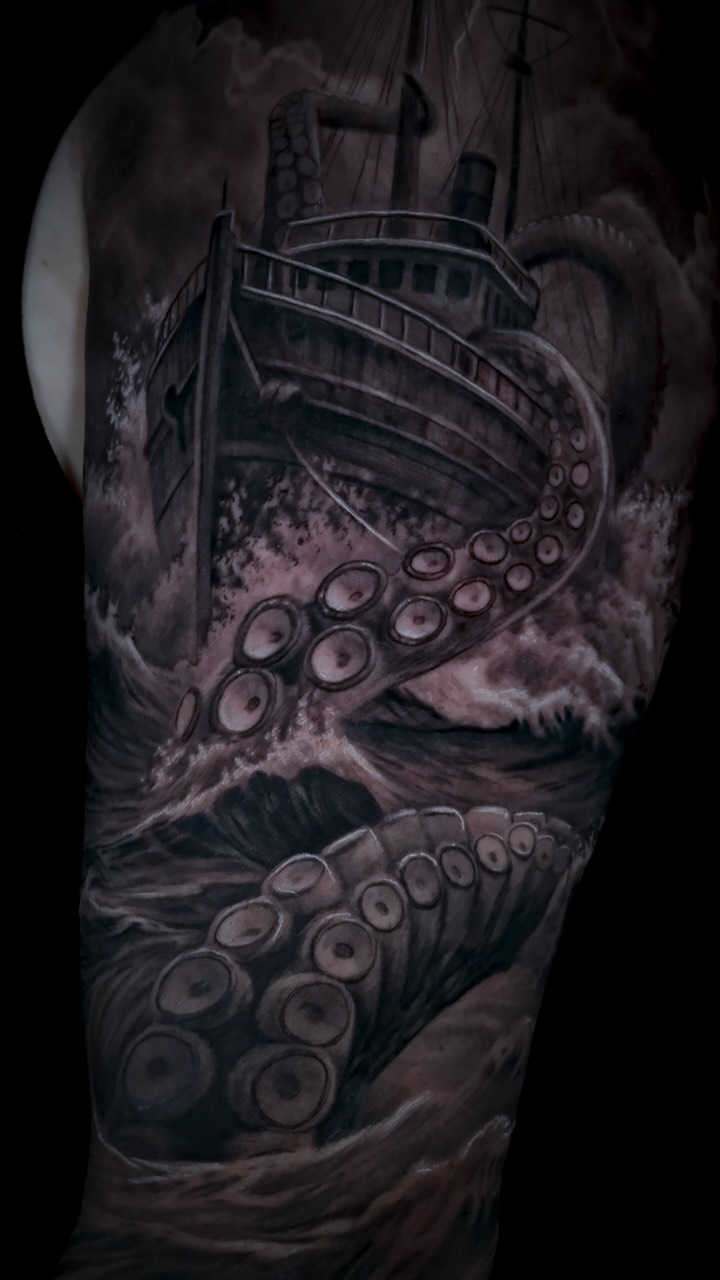
#> input picture assets/tattoo-01.jpg, 720 x 1280 px; its folder holds 4 pictures in this run
$ python refine_tattoo_masks.py
#> lines starting #> are read from the running program, lines starting #| are printed output that depends on the picture; after the words box and inside, x2 and y2 are one past the last pixel; in counts of white or black regions, pixels touching at a corner belong together; pictures that were not available may be replaced by others from this repository, and a replacement may not be noted
#!/usr/bin/env python3
"""Create production tattoo confidence masks from human ROI guidance + source photos.

Human guidance answers WHERE interaction is allowed. This extractor determines
WHICH pixels inside that region behave like tattoo pigment using multiscale
local-darkness analysis. The result is quantized confidence compatible with
js/live.js connected-component thresholds (weak=46, strong=88).
"""
from __future__ import annotations

import json
import math
import re
from pathlib import Path

import cv2
import numpy as np
from PIL import Image, ImageDraw, ImageFont

ROOT = Path(__file__).resolve().parents[1]
GUIDANCE_DIR = ROOT / "assets" / "mask-guidance"
OUTPUT_DIR = ROOT / "assets" / "masks"
QA_DIR = ROOT / "qa" / "tattoo-mask-batch"
INDEX = ROOT / "index.html"
TATTOOS = ("01","02","03","04","05","08","09","12","13","14","15","16","17")


def odd(value: int, floor: int = 3) -> int:
    value = max(floor, int(value))
    return value if value % 2 else value + 1


def read_source(tattoo_id: str) -> np.ndarray:
    path = ROOT / "assets" / f"tattoo-{tattoo_id}.jpg"
    image = cv2.imread(str(path), cv2.IMREAD_COLOR)
    if image is None:
        raise FileNotFoundError(path)
    return image


def read_roi(tattoo_id: str, width: int, height: int) -> np.ndarray:
    path = GUIDANCE_DIR / f"tattoo-{tattoo_id}.mask.png"
    roi = cv2.imread(str(path), cv2.IMREAD_GRAYSCALE)
    if roi is None:
        raise FileNotFoundError(path)
    if roi.shape != (height, width):
        roi = cv2.resize(roi, (width, height), interpolation=cv2.INTER_NEAREST)
    return roi >= 127


def closing_darkness(gray: np.ndarray, fraction: float, divisor: float) -> np.ndarray:
    size = odd(round(min(gray.shape) * fraction), 7)
    kernel = cv2.getStructuringElement(cv2.MORPH_ELLIPSE, (size, size))
    closed = cv2.morphologyEx(gray, cv2.MORPH_CLOSE, kernel)
    delta = cv2.subtract(closed, gray).astype(np.float32)
    return delta / divisor


def refine(source: np.ndarray, roi: np.ndarray) -> tuple[np.ndarray, dict]:
    gray = cv2.cvtColor(source, cv2.COLOR_BGR2GRAY)
    scales = (
        closing_darkness(gray, 0.025, 10.0),
        closing_darkness(gray, 0.065, 16.0),
        closing_darkness(gray, 0.140, 24.0),
    )
    local_dark = np.maximum.reduce(scales)

    blur = cv2.GaussianBlur(gray, (0, 0), 2.0)
    fine = np.maximum(0.0, blur.astype(np.float32) - gray.astype(np.float32)) / 7.0
    score = np.maximum(local_dark, fine)

    values = gray[roi]
    if not values.size:
        raise RuntimeError("empty ROI")
    p85 = float(np.percentile(values, 85))
    broad = np.clip(
        (p85 - gray.astype(np.float32)) / max(18.0, p85 * 0.50),
        0.0,
        1.0,
    )
    score = np.maximum(score, broad * 0.52)

    confidence = np.clip(score, 0.0, 1.0)
    p62 = float(np.percentile(values, 62))
    bright_flat = (gray.astype(np.float32) > p62) & (local_dark < 0.16)
    confidence[bright_flat] *= 0.20
    confidence[~roi] = 0.0

    raw = np.rint(confidence * 255.0).astype(np.uint8)
    mask = np.zeros_like(raw)
    mask[(raw >= 46) & (raw < 88)] = 64
    mask[(raw >= 88) & (raw < 180)] = 128
    mask[raw >= 180] = 255
    mask[~roi] = 0

    active = mask >= 46
    strong = mask >= 88
    roi_pixels = int(roi.sum())
    stats = {
        "roi_pixels": roi_pixels,
        "active_pixels": int(active.sum()),
        "strong_pixels": int(strong.sum()),
        "roi_pct_of_image": round(100.0 * roi.mean(), 2),
        "active_pct_of_roi": round(100.0 * active.sum() / max(1, roi_pixels), 2),
        "strong_pct_of_roi": round(100.0 * strong.sum() / max(1, roi_pixels), 2),
        "active_pct_of_image": round(100.0 * active.mean(), 2),
    }
    return mask, stats


def save_mask(path: Path, mask: np.ndarray) -> None:
    path.parent.mkdir(parents=True, exist_ok=True)
    if not cv2.imwrite(str(path), mask, [cv2.IMWRITE_PNG_COMPRESSION, 9]):
        raise RuntimeError(f"failed to write {path}")


# [73 lines left out: functions patch_index, make_contact_sheet, not called in this run]


def main() -> None:
    OUTPUT_DIR.mkdir(parents=True, exist_ok=True)
    records = []
    stats = {}
    for tattoo_id in TATTOOS:
        source = read_source(tattoo_id)
#> in read_source, image is the input picture: shape (1280, 720, 3); mean B, G, R 31.7, 27.9, 31.2
        height, width = source.shape[:2]
#> height = 1280; width = 720
        roi = read_roi(tattoo_id, width, height)
#> in read_roi, `return roi >= 127`: returned value: shape (1280, 720) bool; 0.19% white; 120 white regions (107 under 20 px), largest, box (x1, y1, x2, y2) and area: (462, 665, 500, 702) 432, (316, 656, 333, 680) 222, (343, 744, 374, 773) 174
        mask, item_stats = refine(source, roi)
#> in closing_darkness, `delta = cv2.subtract(closed, gray).astype(np.float32)`:
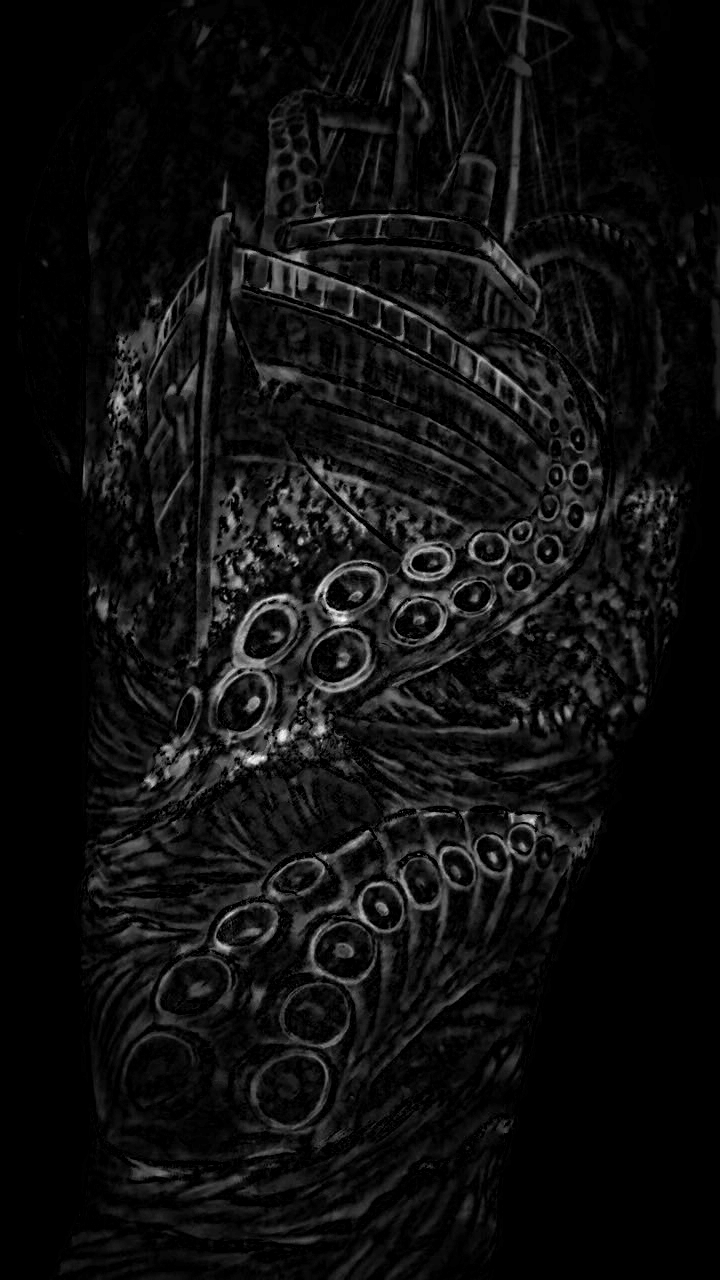
#> delta: shape (1280, 720) float32; min 0, max 93, mean 5.8; drawn with min black and max white
#> call 2 of closing_darkness, with fraction = 0.065, divisor = 16
#> in closing_darkness (call 2), `size = odd(round(min(gray.shape) * fraction), 7)`: size = 47
#> in closing_darkness (call 2), `kernel = cv2.getStructuringElement(cv2.MORPH_ELLIPSE, (size, size))`: kernel: shape (47, 47); values 0 (black) and 1 (white), 77% white; 4 black regions, box (x1, y1, x2, y2) and area: (0, 0, 23, 19) 127, (24, 0, 47, 19) 127, (0, 28, 23, 47) 127, (24, 28, 47, 47) 127
#> in closing_darkness (call 2), `return delta / divisor`:
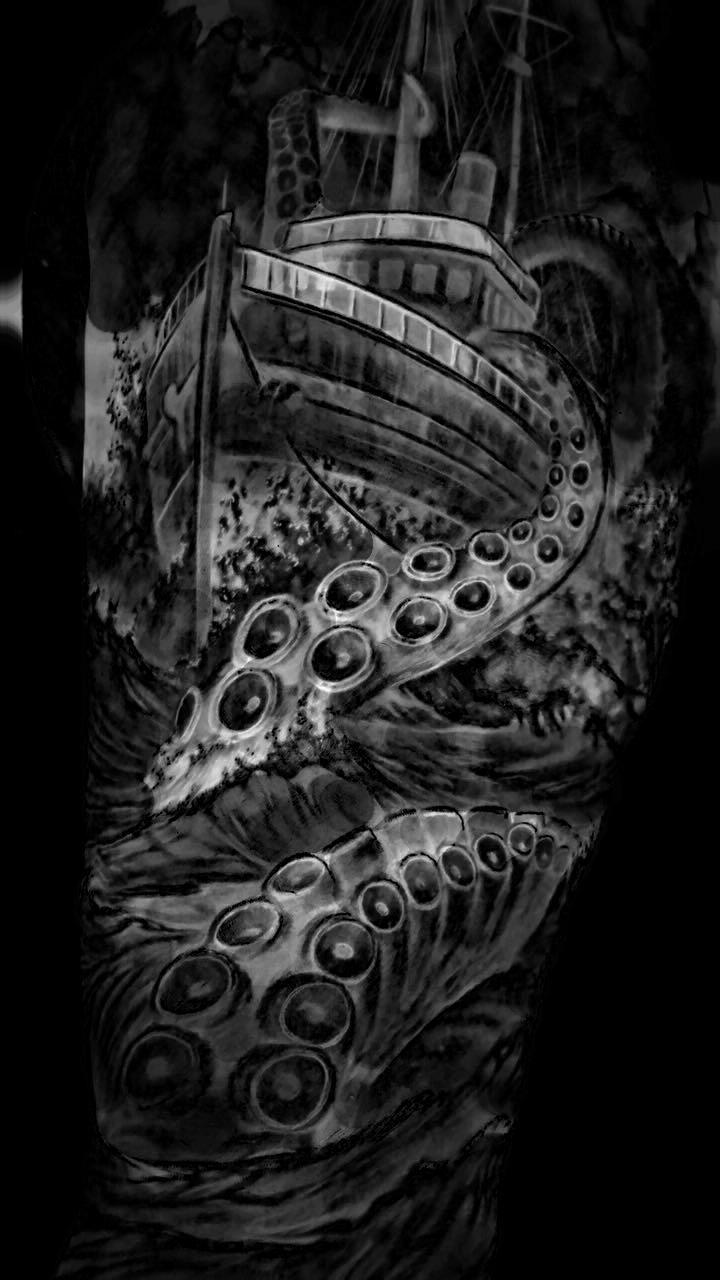
#> returned value: shape (1280, 720) float32; min 0, max 6.94, mean 0.888; drawn with min black and max white
#> call 3 of closing_darkness, with fraction = 0.14, divisor = 24
#> in closing_darkness (call 3), `size = odd(round(min(gray.shape) * fraction), 7)`: size = 101
#> in closing_darkness (call 3), `kernel = cv2.getStructuringElement(cv2.MORPH_ELLIPSE, (size, size))`:
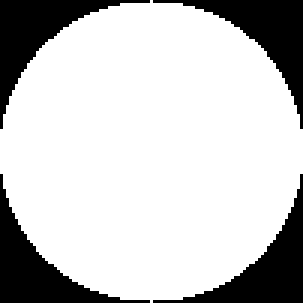
#> kernel: shape (101, 101) (shown 3 times larger); values 0 (black) and 1 (white), 78% white; 4 black regions, box (x1, y1, x2, y2) and area: (0, 0, 50, 43) 561, (51, 0, 101, 43) 561, (0, 58, 50, 101) 561, (51, 58, 101, 101) 561
#> in refine, `values = gray[roi]`: values = 1705 values, max 158 at index 265, min 127 at index 1, mean 132.5
#> in refine, `p85 = float(np.percentile(values, 85))`: p85 = 138
#> in refine, `confidence = np.clip(score, 0.0, 1.0)`:
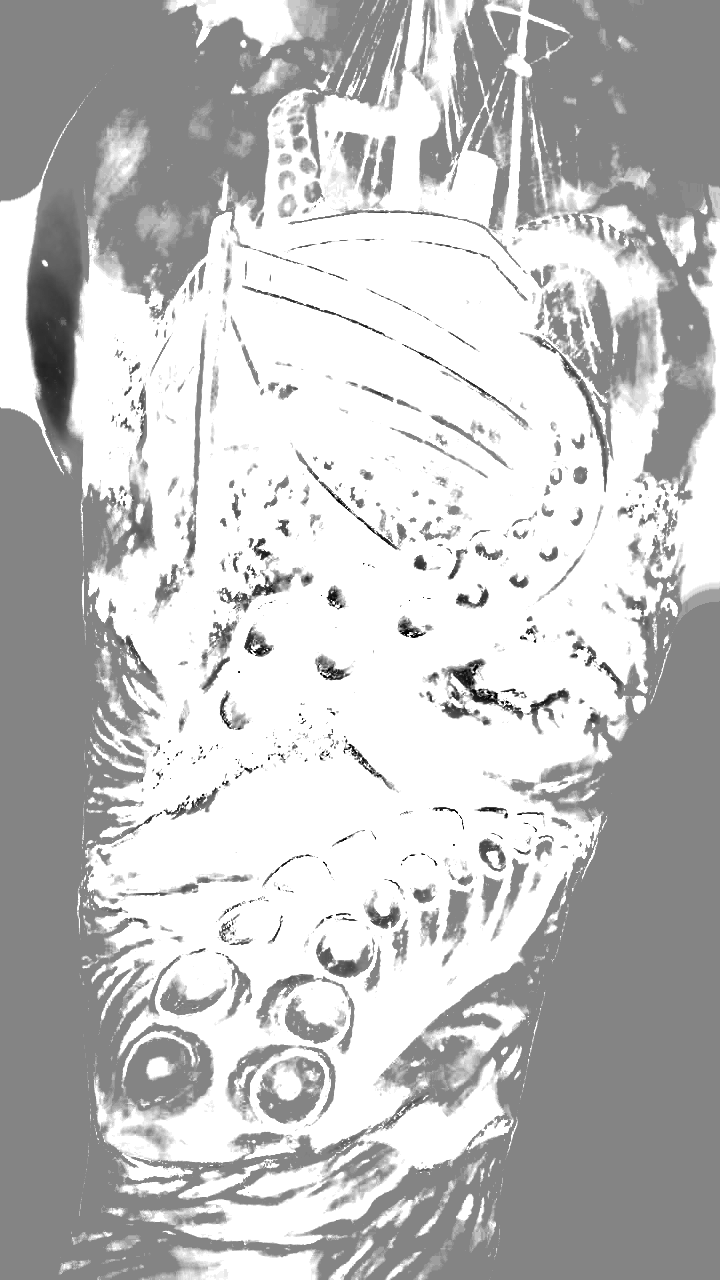
#> confidence: shape (1280, 720) float32; min 0, max 1, mean 0.759
#> in refine, `p62 = float(np.percentile(values, 62))`: p62 = 132
#> in refine, `bright_flat = (gray.astype(np.float32) > p62) & (local_dark < 0.16)`:
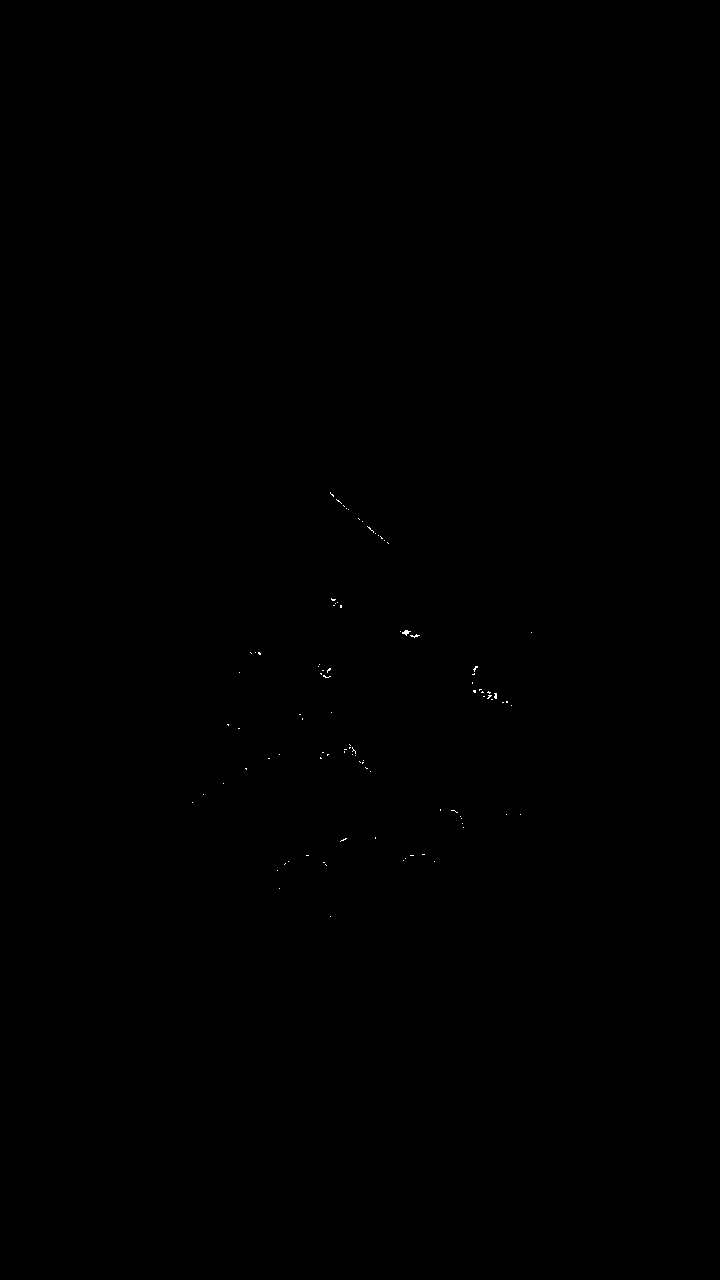
#> bright_flat: shape (1280, 720) bool; 0.04% white in thin lines or dots, all inside (x1, y1, x2, y2) = (192, 492, 532, 917)
#> in refine, `confidence[bright_flat] *= 0.20`: confidence: shape (1280, 720) float32; 0.02% of pixels changed, all inside (x1, y1, x2, y2) = (192, 492, 532, 917)
#> in refine, `roi_pixels = int(roi.sum())`: roi_pixels = 1705
#> in refine, `stats = { "roi_pixels": roi_pixels, "active_pixels": int(active.sum())..`: stats = {'roi_pixels': 1705, 'active_pixels': 976, 'strong_pixels': 641, 'roi_pct_of_image': 0.19, 'active_pct_of_roi': 57.24, 'strong_pct_of_roi': 37.6, 'active_pct_of_image': 0.11}
#> item_stats has the same summary as stats in refine
        save_mask(OUTPUT_DIR / f"tattoo-{tattoo_id}.mask.png", mask)
        if item_stats["active_pct_of_roi"] < 4.0:
            raise RuntimeError(f"tattoo-{tattoo_id}: suspiciously sparse {item_stats}")
        stats[tattoo_id] = item_stats
        records.append((tattoo_id, source, roi, mask))
        print(f"tattoo-{tattoo_id}: {json.dumps(item_stats, sort_keys=True)}")
#| tattoo-01: {"active_pct_of_image": 0.11, "active_pct_of_roi": 57.24, "active_pixels": 976, "roi_pct_of_image": 0.19, "roi_pixels": 1705, "strong_pct_of_roi": 37.6, "strong_pixels": 641}
#> pass 2 of the loop in main, `for tattoo_id in TATTOOS:`:
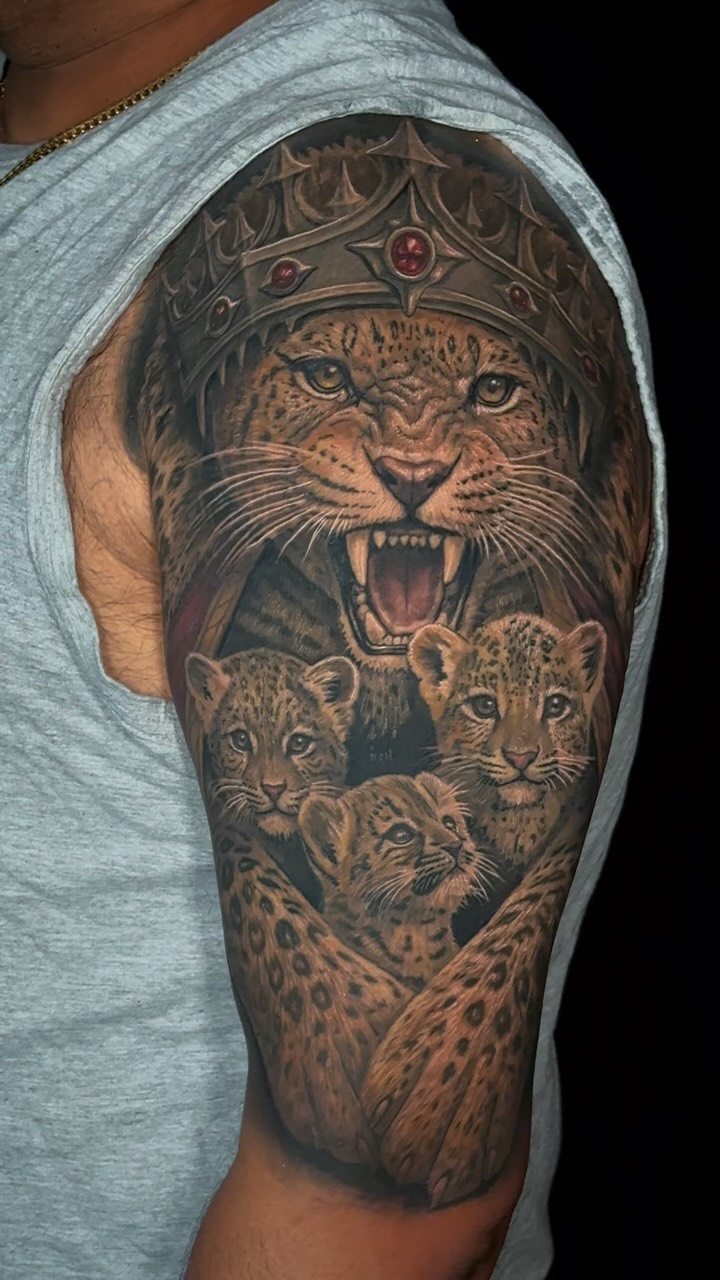
#> input picture assets/tattoo-02.jpg, 720 x 1280 px
#> in read_source, image is the input picture: shape (1280, 720, 3); mean B, G, R 77.3, 83.4, 88.6
#> p85 = 175
#> in refine (call 2), `confidence = np.clip(score, 0.0, 1.0)`:
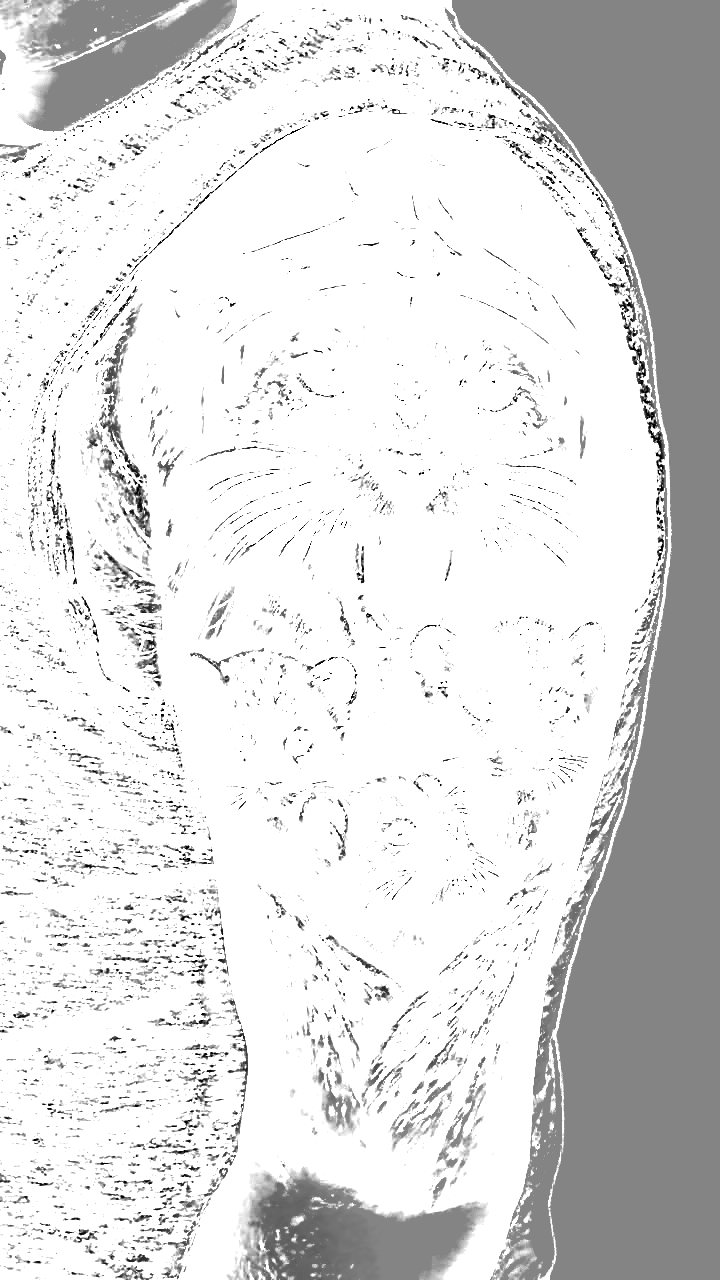
#> confidence: shape (1280, 720) float32; min 0, max 1, mean 0.867
#> p62 = 159
#> in refine (call 2), `bright_flat = (gray.astype(np.float32) > p62) & (local_dark < 0.16)`:
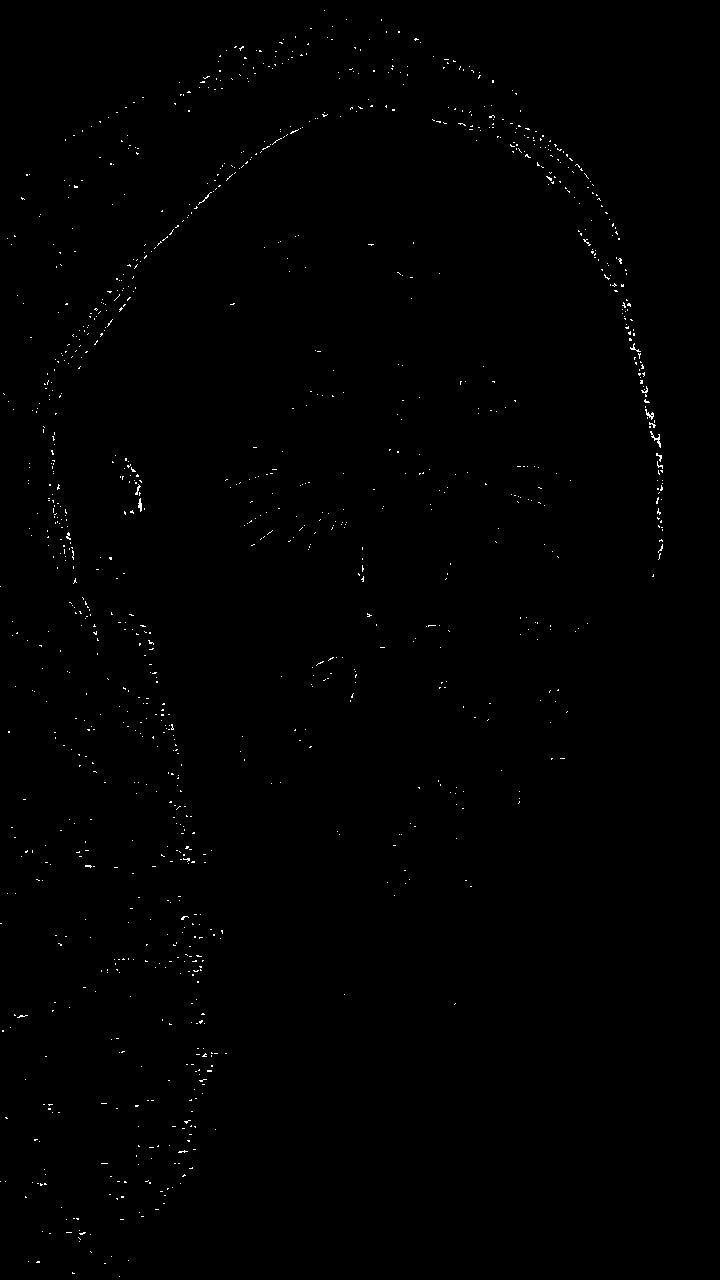
#> bright_flat: shape (1280, 720) bool; 0.37% white in thin lines or dots
#> roi_pixels = 243237
#> stats = {'roi_pixels': 243237, 'active_pixels': 238245, 'strong_pixels': 231709, 'roi_pct_of_image': 26.39, 'active_pct_of_roi': 97.95, 'strong_pct_of_roi': 95.26, 'active_pct_of_image': 25.85}
#> item_stats has the same summary as stats in refine
#| tattoo-02: {"active_pct_of_image": 25.85, "active_pct_of_roi": 97.95, "active_pixels": 238245, "roi_pct_of_image": 26.39, "roi_pixels": 243237, "strong_pct_of_roi": 95.26, "strong_pixels": 231709}

    patched = patch_index()
    if patched != len(TATTOOS):
        raise RuntimeError(f"Expected {len(TATTOOS)} index patches, got {patched}")
    make_contact_sheet(records, stats)
    print(f"patched {patched} gallery images")
    print("Amanda tattoo-18 remains data-no-ink and has no mask")


if __name__ == "__main__":
#> (the run stopped early here; a loop or call above may not have finished)
